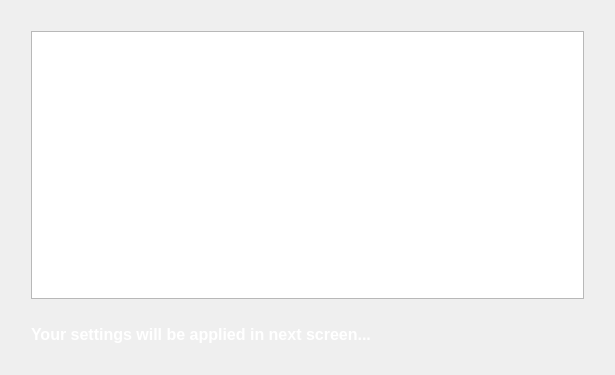
<?xml version="1.0" encoding="UTF-8"?>
<ui version="4.0">
 <class>summaryWidget</class>
 <widget class="QWidget" name="summaryWidget">
  <property name="geometry">
   <rect>
    <x>0</x>
    <y>0</y>
    <width>615</width>
    <height>375</height>
   </rect>
  </property>
  <property name="windowTitle">
   <string>Summary</string>
  </property>
  <layout class="QGridLayout" name="gridLayout">
   <item row="0" column="1">
    <spacer name="verticalSpacer_2">
     <property name="orientation">
      <enum>Qt::Vertical</enum>
     </property>
     <property name="sizeType">
      <enum>QSizePolicy::Fixed</enum>
     </property>
     <property name="sizeHint" stdset="0">
      <size>
       <width>20</width>
       <height>20</height>
      </size>
     </property>
    </spacer>
   </item>
   <item row="1" column="1">
    <widget class="QTextEdit" name="textSummary"/>
   </item>
   <item row="1" column="2">
    <spacer name="horizontalSpacer_2">
     <property name="orientation">
      <enum>Qt::Horizontal</enum>
     </property>
     <property name="sizeType">
      <enum>QSizePolicy::Fixed</enum>
     </property>
     <property name="sizeHint" stdset="0">
      <size>
       <width>20</width>
       <height>20</height>
      </size>
     </property>
    </spacer>
   </item>
   <item row="2" column="0">
    <spacer name="horizontalSpacer_3">
     <property name="orientation">
      <enum>Qt::Horizontal</enum>
     </property>
     <property name="sizeType">
      <enum>QSizePolicy::Fixed</enum>
     </property>
     <property name="sizeHint" stdset="0">
      <size>
       <width>20</width>
       <height>20</height>
      </size>
     </property>
    </spacer>
   </item>
   <item row="2" column="1">
    <layout class="QVBoxLayout" name="verticalLayout">
     <item>
      <spacer name="verticalSpacer">
       <property name="orientation">
        <enum>Qt::Vertical</enum>
       </property>
       <property name="sizeType">
        <enum>QSizePolicy::Fixed</enum>
       </property>
       <property name="sizeHint" stdset="0">
        <size>
         <width>20</width>
         <height>20</height>
        </size>
       </property>
      </spacer>
     </item>
     <item>
      <widget class="QLabel" name="labelKaptanIntro">
       <property name="sizePolicy">
        <sizepolicy hsizetype="Preferred" vsizetype="Fixed">
         <horstretch>0</horstretch>
         <verstretch>0</verstretch>
        </sizepolicy>
       </property>
       <property name="font">
        <font>
         <pointsize>8</pointsize>
         <weight>75</weight>
         <bold>true</bold>
        </font>
       </property>
       <property name="styleSheet">
        <string notr="true">color: white</string>
       </property>
       <property name="frameShadow">
        <enum>QFrame::Raised</enum>
       </property>
       <property name="text">
        <string>&lt;!DOCTYPE HTML PUBLIC &quot;-//W3C//DTD HTML 4.0//EN&quot; &quot;http://www.w3.org/TR/REC-html40/strict.dtd&quot;&gt;
&lt;html&gt;&lt;head&gt;&lt;meta name=&quot;qrichtext&quot; content=&quot;1&quot; /&gt;&lt;style type=&quot;text/css&quot;&gt;
p, li { white-space: pre-wrap; }
&lt;/style&gt;&lt;/head&gt;&lt;body style=&quot; font-family:'Droid Sans'; font-size:10pt; font-weight:400; font-style:normal;&quot;&gt;
&lt;p style=&quot; margin-top:0px; margin-bottom:0px; margin-left:0px; margin-right:0px; -qt-block-indent:0; text-indent:0px;&quot;&gt;&lt;span style=&quot; font-size:12pt; font-weight:600;&quot;&gt;Your settings will be applied in next screen...&lt;/span&gt;&lt;/p&gt;&lt;/body&gt;&lt;/html&gt;</string>
       </property>
       <property name="wordWrap">
        <bool>true</bool>
       </property>
      </widget>
     </item>
    </layout>
   </item>
   <item row="3" column="1">
    <spacer name="verticalSpacer_3">
     <property name="orientation">
      <enum>Qt::Vertical</enum>
     </property>
     <property name="sizeType">
      <enum>QSizePolicy::Fixed</enum>
     </property>
     <property name="sizeHint" stdset="0">
      <size>
       <width>20</width>
       <height>20</height>
      </size>
     </property>
    </spacer>
   </item>
  </layout>
 </widget>
 <resources/>
 <connections/>
</ui>
